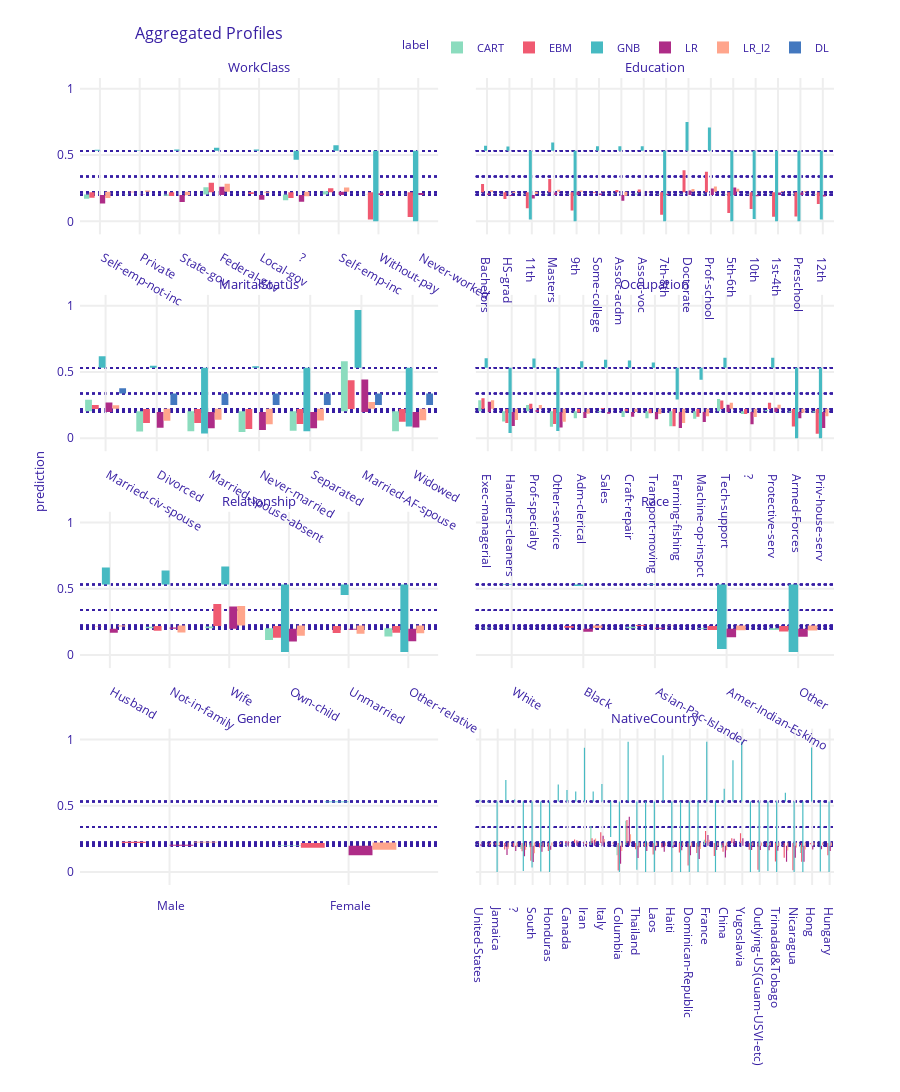

The notebook cell saved with this chart:
### Markdown cell above
### Plot Aggregated Profiles for Categorical

### Code cell
pd_cart_cat.plot([pd_ebm_cat, pd_gnb_cat, pd_lr_cat, pd_lr_l2_cat, pd_dl_cat], variables=cat_feat)
